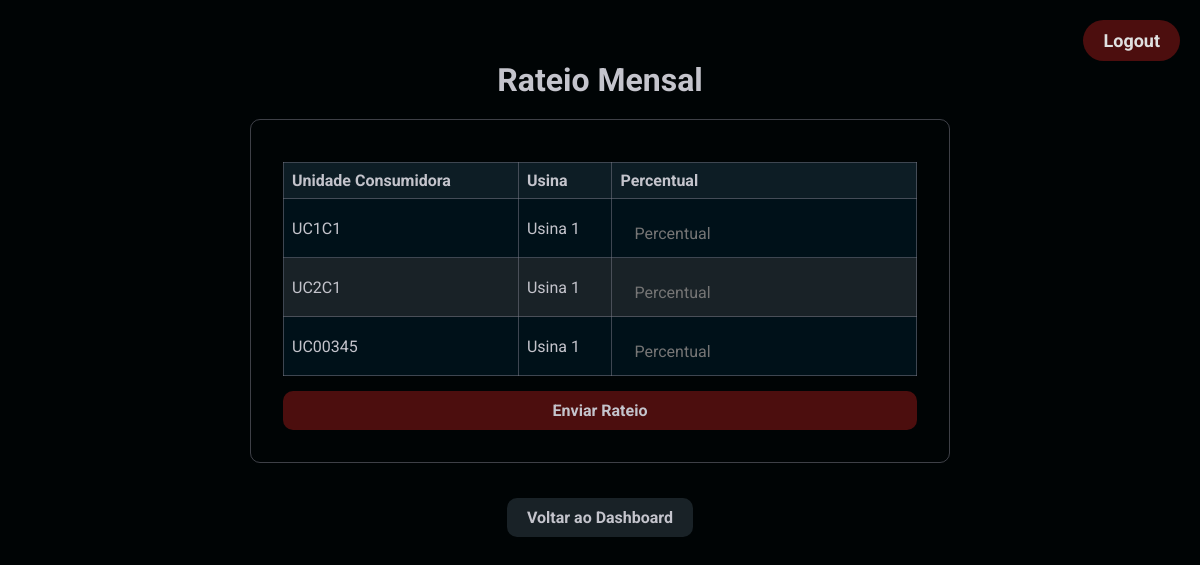
Page /cliente/rateio_mensal (signed in) on the committed database.
### app/models.py (models this page shows)
class UnidadeConsumidora(db.Model):
    id = db.Column(db.Integer, primary_key=True)
    numero = db.Column(db.String(100), unique=True, nullable=False)
    endereco = db.Column(db.String(250), nullable=False)
    cliente_id = db.Column(db.Integer, db.ForeignKey('usuario.id', name='fk_unidade_consumidora_usuario'), nullable=False)
    usina_id = db.Column(db.Integer, db.ForeignKey('usina.id', name='fk_unidade_consumidora_usina'), nullable=False)
    consumos = db.relationship('HistoricoConsumo', backref='unidade_consumidora', lazy=True)

class Usina(db.Model):
    id = db.Column(db.Integer, primary_key=True)
    nome = db.Column(db.String(150), nullable=False)
    capacidade_total = db.Column(db.Float, nullable=False)
    energia_disponivel = db.Column(db.Float, nullable=False)
    unidades_consumidoras = db.relationship('UnidadeConsumidora', backref='usina', lazy=True)

### app/routes/cliente_routes.py (the view, shortened to what this page needs)
@bp.route('/rateio_mensal', methods=['GET', 'POST'])
@login_required
def rateio_mensal():
    unidades_consumidoras = UnidadeConsumidora.query.filter_by(cliente_id=current_user.id).all()
    usinas = {uc.id: Usina.query.get(uc.usina_id) for uc in unidades_consumidoras}
    return render_template('rateio_mensal.html', ucs=unidades_consumidoras, usinas=usinas)

### app/__init__.py (called while the page is built)
def create_app():
    app = Flask(__name__)
    app.config.from_object(Config)
    db.init_app(app)
    login_manager.init_app(app)
    migrate.init_app(app, db)
    login_manager.login_view = 'auth_routes.login'
    login_manager.login_message = 'Por favor, faça login para acessar esta página.'
    from .models import Usuario
    @login_manager.user_loader
    def load_user(user_id):
        return Usuario.query.get(int(user_id))
    from .routes import register_blueprints
    register_blueprints(app)
    with app.app_context():
        from . import models
        db.create_all()
    return app

### app/templates/rateio_mensal.html (shortened to what this page needs)
{% extends 'base.html' %}
{% block content %}
<div class="rateio-wrapper">
    <h1>Rateio Mensal</h1>
    <div class="form-wrapper">
        <form method="post" action="{{ url_for('cliente_routes.rateio_mensal') }}">
            <table>
                <thead>
                    <tr>
                        <th>Unidade Consumidora</th>
                        <th>Usina</th>
                        <th>Percentual</th>
                    </tr>
                </thead>
                <tbody>
                    {% for uc in ucs %}
                        <tr>
                            <td>{{ uc.numero }}</td>
                            <td>{{ usinas[uc.id].nome }}</td>
                            <td>
                                <input id="percentual-input" type="text" name="percentual" placeholder="Percentual" required>
                            </td>
                        </tr>
                    {% endfor %}
                </tbody>
            </table>
            <button id="enviar-rateio" type="submit">Enviar Rateio</button>
        </form>
    </div>
    <p>
        <a href="{{ url_for('cliente_routes.cliente_dashboard') }}">
            <button class="voltar-dashboard" type="button">Voltar ao Dashboard</button>
        </a>
    </p>
</div>
{% endblock %}

### app/templates/base.html (shortened to what this page needs)
<!DOCTYPE html>
<html lang="en">
<head>
    <link rel="stylesheet" href="{{ url_for('static', filename='css/style.css') }}">
</head>
<body>
    <header>
        <nav>
            <ul>
                <li class="logout"><a href="{{ url_for('auth_routes.logout') }}">Logout</a></li>
            </ul>
        </nav>
    </header>
    <main>
        {% block content %}{% endblock %}
    </main>
</body>
</html>

### app/static/css/style.css (style rules this page uses)
* { margin: 0; padding: 0; box-sizing: border-box; }
body { background-color: #000405; color: #C4C4CC; -webkit-font-smoothing: antialiased; min-height: 100vh; }
body, input, button, textarea { font-family: 'Roboto', sans-serif; font-size: 16px; outline: none; }
a { text-decoration: none; }
button, a { cursor: pointer; transition: filter .2s; animation: opacityAnimation .7s; }
input, select, textarea, table { animation: opacityAnimation .7s; }
nav { display: flex; align-items: center; justify-content: flex-end; margin-top: 20px; margin-right: 20px; }
table { min-width: 100%; border-collapse: collapse; margin-top: 10px; background-color: #001119; color: #C4C4CC; }
th, td { padding: 8px; text-align: left; }
th { background-color: #0D1D25 !important; }
tr:nth-child(even) { background-color: #192227; }
th, td { border: 1px solid rgba(124, 124, 138, 0.5); }
.logout { background-color: #4c0e0e; border-radius: 40px; padding: 10px 20px; list-style-type: none; }
.logout a { color: #e0e0e0; font-size: large; font-weight: 700; }
input { border: none; border-radius: 5px; display: flex; height: 32px; padding: 12px 14px; justify-content: center; align-items: center; align-self: stretch; color: #C4C4CC; background-color: #0D1D25; width: 100%; margin-top: 10px; }
.voltar-dashboard { background-color: #192227; }

### app/templates/rateio_mensal.html (style rules this page uses)
.rateio-wrapper { display: flex; align-items: center; justify-content: center; flex-direction: column; gap: 20px; }
button { margin-top: 15px; border: none; border-radius: 10px; padding: 10px 20px; background-color: #4c0e0e; color: #C4C4CC; font-weight: 700; }
#percentual-input { background: transparent; }
form { border: 1px solid rgba(124, 124, 138, 0.5); padding: 32px; border-radius: 10px; width: 700px; }
#enviar-rateio { width: 100%; }

### rows in the picture
UnidadeConsumidora: numero "UC1C1", id.nome "Usina 1"
UnidadeConsumidora: numero "UC2C1"
Usina: nome "Usina 1"
UnidadeConsumidora: numero "UC00345"
